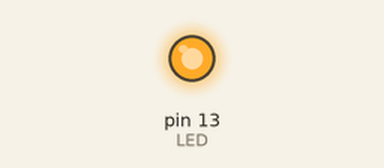
Recording of a sketch running on a simulated Arduino Uno, built with avr-gcc and run on an emulated ATmega328P. On the bench: output pins drawn as LEDs (lit = HIGH). Random numbers use the default seed unless the sketch sets one; what the sketch prints to the serial monitor is not drawn.

Above: at 0.1 s.
Timing chart, 0 to 1.6 s (numbered marks = the images above):
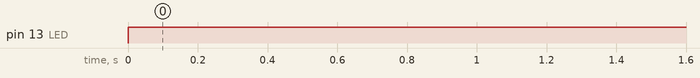

Measured:
- by itself, pin 13 (LED): LOW → HIGH at 0.00 s

The sketch:

arduino_state_machine.ino
```cpp
// (licence header left out)
#include <StateMachine.h>

const int STATE_DELAY = 1000;
int randomState = 0;
const int LED = 13;

StateMachine machine = StateMachine();

/*
 * Example of using a lambda (or anonymous function) callback
 * instead of providing the address of an existing function.
 * Also example of using the attribute executeOnce to execute
 * some part of the code only once per state.
 */
State* S0 = machine.addState([](){
  Serial.println("State 0, anonymous function");
  if(machine.executeOnce){
    Serial.println("Execute Once");
    digitalWrite(LED,!digitalRead(LED));
  }
});;

/*
 * The other way to define states.
 * (Looks cleaner)
 * Functions must be defined in the sketch
 */
State* S1 = machine.addState(&state1);
State* S2 = machine.addState(&state2);
State* S3 = machine.addState(&state3);
State* S4 = machine.addState(&state4);
State* S5 = machine.addState(&state5);

void setup() {
  Serial.begin(115200);
  while(!Serial) { }
  pinMode(LED,OUTPUT);
  randomSeed(A0);

  /*
   * Example of a transition that uses a lambda
   * function, and sets the transition (first one)
   * to a random state.
   *
   * Add only one transition(index=0)
   * that points to randomly selected states
   * Initially points to itself.
   */
  S0->addTransition([](){
    randomState = random(0,6);
    Serial.print("Transitioning to random state ");
    Serial.println(randomState);
    S0->setTransition(0,randomState);
    return true;
  },S0);

  /*
  * The other way to define transitions.
  * (Looks cleaner)
  * Functions must be defined in the sketch
  */
  S1->addTransition(&transitionS1S2,S2);
  S2->addTransition(&transitionS2S3,S3);
  S3->addTransition(&transitionS3S4,S4);
  S4->addTransition(&transitionS4S5,S5);
  S5->addTransition(&transitionS5S0,S0);
  S5->addTransition(&transitionS5S2,S2);
}

void loop() {
  machine.run();
  delay(STATE_DELAY);
}


//=======================================

void state1(){
  Serial.println("State 1");
}

bool transitionS1S2(){
  return true;
}

//-------------------------
void state2(){
  Serial.println("State 2");
}

bool transitionS2S3(){
  return true;
}

//------------------------
void state3(){
  Serial.println("State 3");
}

bool transitionS3S4(){
  return true;
}

//-------------------------
void state4(){
  Serial.println("State 4");
}

bool transitionS4S5(){
  return true;
}

//-------------------------
void state5(){
  Serial.println("State 5");
}

bool transitionS5S0(){
  return random(0,2);
}

bool transitionS5S2(){
  return true;
}
```
